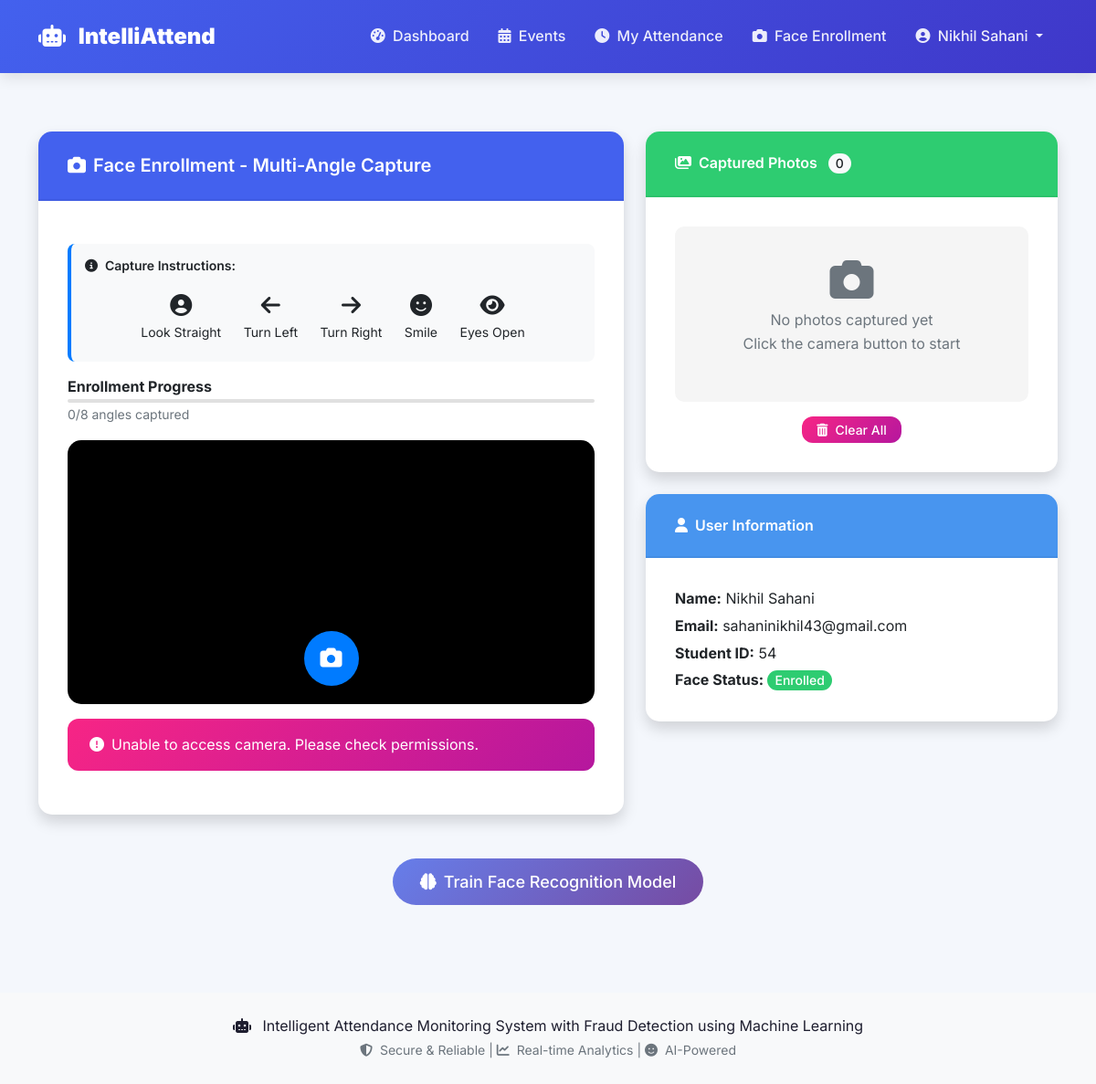
/face-enrollment/enhanced (signed in), run on the app's committed database.
### tables this page shows
CREATE TABLE "users" (
        id INTEGER PRIMARY KEY AUTOINCREMENT,
        name TEXT NOT NULL,
        moodle_id TEXT,
        email TEXT UNIQUE NOT NULL,
        password TEXT NOT NULL,
        aadhaar_number TEXT,
        student_id TEXT,
        phone_number TEXT,
        profile_pic TEXT,
        is_active INTEGER DEFAULT 1,
        verification_status TEXT,
        failed_login_attempts INTEGER DEFAULT 0,
        last_login DATETIME,
        created_at DATETIME DEFAULT CURRENT_TIMESTAMP,
        updated_at DATETIME DEFAULT CURRENT_TIMESTAMP,
        face_enrolled INTEGER DEFAULT 0,
        face_image_path TEXT,
        role TEXT DEFAULT 'user',
        verified INTEGER DEFAULT 0,
        id_verified INTEGER DEFAULT 0,
        verified_at DATETIME
    );

### backend/app_fixed.py (the view)
@app.route('/face-enrollment/enhanced')
@login_required
def enhanced_face_enrollment():
    if 'user_id' not in session:
        flash('Please login first', 'danger')
        return redirect(url_for('login'))
    conn = get_db_connection()
    try:
        user = conn.execute('SELECT id, name, email, student_id, face_enrolled FROM users WHERE id = ?',
                           (session['user_id'],)).fetchone()
        return render_template('enhanced_face_enrollment.html', user=dict(user))
    finally:
        conn.close()

### backend/app_fixed.py (called while the page is built)
@app.context_processor
def inject_now():
    return {'now': datetime.now}

def login_required(f):
    @wraps(f)
    def decorated_function(*args, **kwargs):
        if 'user_id' not in session and 'admin_id' not in session:
            flash('Please login first', 'warning')
            return redirect(url_for('login'))
        return f(*args, **kwargs)
    return decorated_function

def get_db_connection():
    conn = sqlite3.connect(app.config['DATABASE_PATH'])
    conn.row_factory = sqlite3.Row  # This enables column access by name
    return conn

### frontend/templates/enhanced_face_enrollment.html (shortened to what this page needs)
{% extends "base.html" %}
{% block content %}
<div class="container py-4">
    <div class="row">
        <div class="col-lg-7">
            <div class="card shadow">
                <div class="card-header bg-primary text-white">
                    <h4 class="mb-0">
                        <i class="fas fa-camera me-2"></i>Face Enrollment - Multi-Angle Capture
                    </h4>
                </div>
                <div class="card-body">
                    <div class="instruction-box">
                        <h6><i class="fas fa-info-circle me-2"></i>Capture Instructions:</h6>
                        <div class="text-center">
                            <div class="instruction-item">
                                <i class="fas fa-user-circle"></i>
                                <small>Look Straight</small>
                            </div>
                            <div class="instruction-item">
                                <i class="fas fa-arrow-left"></i>
                                <small>Turn Left</small>
                            </div>
                            <div class="instruction-item">
                                <i class="fas fa-arrow-right"></i>
                                <small>Turn Right</small>
                            </div>
                            <div class="instruction-item">
                                <i class="fas fa-smile"></i>
                                <small>Smile</small>
                            </div>
                            <div class="instruction-item">
                                <i class="fas fa-eye"></i>
                                <small>Eyes Open</small>
                            </div>
                        </div>
                    </div>
                    <div class="mb-3">
                        <label class="fw-bold">Enrollment Progress</label>
                        <div class="progress-indicator">
                        </div>
                        <small class="text-muted" id="progressText">0/8 angles captured</small>
                    </div>
                    <div class="camera-container">
                        <video id="video" autoplay playsinline></video>
                        <button class="capture-btn" id="captureBtn">
                            <i class="fas fa-camera"></i>
                        </button>
                    </div>
                    <div id="flashMessage" class="alert mt-3" style="display: none;"></div>
                </div>
            </div>
        </div>
        <div class="col-lg-5">
            <div class="card shadow">
                <div class="card-header bg-success text-white">
                    <h5 class="mb-0">
                        <i class="fas fa-images me-2"></i>Captured Photos
                        <span class="badge bg-light text-dark ms-2" id="photoCount">0</span>
                    </h5>
                </div>
                <div class="card-body">
                    <div class="photo-gallery" id="photoGallery">
                        <div class="text-center text-muted py-4">
                            <i class="fas fa-camera fa-3x mb-2"></i>
                            <p>No photos captured yet<br>Click the camera button to start</p>
                        </div>
                    </div>
                    <div class="mt-3 text-center">
                        <button class="btn btn-danger btn-sm" id="clearAllBtn" onclick="clearAllPhotos()">
                            <i class="fas fa-trash-alt me-2"></i>Clear All
                        </button>
                    </div>
                </div>
            </div>
            <div class="card shadow mt-3">
                <div class="card-header bg-info text-white">
                    <h5 class="mb-0">
                        <i class="fas fa-user me-2"></i>User Information
                    </h5>
                </div>
                <div class="card-body">
                    <p class="mb-1"><strong>Name:</strong> {{ user.name }}</p>
                    <p class="mb-1"><strong>Email:</strong> {{ user.email }}</p>
                    <p class="mb-1"><strong>Student ID:</strong> {{ user.student_id or 'Not set' }}</p>
                    <p class="mb-0"><strong>Face Status:</strong>
                        {% if user.face_enrolled %}
                            <span class="badge bg-success">Enrolled</span>
                        {% else %}
                            <span class="badge bg-warning">Not Enrolled</span>
                        {% endif %}
                    </p>
                </div>
            </div>
        </div>
    </div>
    <div class="row mt-4">
        <div class="col-12 text-center">
            <button class="btn btn-train btn-lg" id="trainBtn" onclick="trainModel()">
                <i class="fas fa-brain me-2"></i>Train Face Recognition Model
            </button>
        </div>
    </div>
</div>
{% endblock %}

### frontend/templates/base.html (shortened to what this page needs)
<!DOCTYPE html>
<html lang="en">
<head>
    <link href="https://cdn.jsdelivr.net/npm/bootstrap@5.3.0/dist/css/bootstrap.min.css" rel="stylesheet">
    <link rel="stylesheet" href="https://cdnjs.cloudflare.com/ajax/libs/font-awesome/6.4.0/css/all.min.css">
    <link rel="stylesheet" href="{{ url_for('static', filename='css/style.css') }}">
    <link rel="stylesheet" href="https://cdn.datatables.net/1.13.6/css/dataTables.bootstrap5.min.css">
</head>
<body>
    <nav class="navbar navbar-expand-lg navbar-dark bg-primary">
        <div class="container">
            <a class="navbar-brand" href="{{ url_for('home') }}">
                <i class="fas fa-robot me-2"></i>
                <strong>IntelliAttend</strong>
            </a>
            <div class="collapse navbar-collapse" id="navbarNav">
                <ul class="navbar-nav ms-auto">
                    {% if session.user_id %}
                        <li class="nav-item">
                            <a class="nav-link" href="{{ url_for('dashboard') }}">
                                <i class="fas fa-tachometer-alt me-1"></i> Dashboard
                            </a>
                        </li>
                        <li class="nav-item">
                            <a class="nav-link" href="{{ url_for('events') }}">
                                <i class="fas fa-calendar-alt me-1"></i> Events
                            </a>
                        </li>
                        <li class="nav-item">
                            <a class="nav-link" href="{{ url_for('my_attendance') }}">
                                <i class="fas fa-clock me-1"></i> My Attendance
                            </a>
                        </li>
                        <li class="nav-item">
                            <a class="nav-link" href="{{ url_for('enhanced_face_enrollment') }}">
                                <i class="fas fa-camera me-1"></i> Face Enrollment
                            </a>
                        </li>
                        <li class="nav-item dropdown">
                            <a class="nav-link dropdown-toggle" href="#" id="userDropdown" role="button" data-bs-toggle="dropdown">
                                <i class="fas fa-user-circle me-1"></i> {{ session.user_name }}
                            </a>
                        </li>
{% endif %}
                </ul>
            </div>
        </div>
    </nav>
    <main class="py-4">
        {% block content %}{% endblock %}
    </main>
    <footer class="bg-light py-4 mt-5">
        <div class="container text-center">
            <p class="mb-0">
                <i class="fas fa-robot me-2"></i>
                Intelligent Attendance Monitoring System with Fraud Detection using Machine Learning
            </p>
            <small class="text-muted">
                <i class="fas fa-shield-alt me-1"></i> Secure & Reliable |
                <i class="fas fa-chart-line me-1"></i> Real-time Analytics |
                <i class="fas fa-face-smile me-1"></i> AI-Powered
            </small>
        </div>
    </footer>
</body>
</html>

### frontend/static/css/style.css (style rules this page uses)
:root { --primary: #4361ee; --primary-dark: #3f37c9; --primary-light: #4895ef; --secondary: #4cc9f0; --success: #2ecc71; --danger: #f72585; --warning: #f8961e; --info: #4895ef; --dark: #1e1e2f; --light: #f8f9fa; --gray: #6c757d; --gradient-primary: linear-gradient(135deg, var(--primary), var(--primary-dark)); --gradient-success: linear-gradient(135deg, #2ecc71, #27ae60); --gradient-danger: linear-gradient(135deg, #f72585, #b5179e); --gradient-warning: linear-gradient(135deg, #f8961e, #f3722c); --gradient-info: linear-gradient(135deg, #4cc9f0, #4895ef); --shadow-sm: 0 2px 4px rgba(0,0,0,0.08); --shadow-md: 0 5px 15px rgba(0,0,0,0.1); --shadow-lg: 0 10px 25px rgba(0,0,0,0.15); --shadow-xl: 0 20px 40px rgba(0,0,0,0.2); --radius-sm: 8px; --radius-md: 12px; --radius-lg: 15px; --radius-xl: 20px; --radius-circle: 50%; --transition-fast: 0.2s ease; --transition-normal: 0.3s ease; --transition-slow: 0.5s ease; --spacing-xs: 0.25rem; --spacing-sm: 0.5rem; --spacing-md: 1rem; --spacing-lg: 1.5rem; --spacing-xl: 2rem; --spacing-xxl: 3rem; --font-xs: 0.75rem; --font-sm: 0.875rem; --font-md: 1rem; --font-lg: 1.25rem; --font-xl: 1.5rem; --font-xxl: 2rem; --font-display: 3rem; }
* { margin: 0; padding: 0; box-sizing: border-box; }
html { scroll-behavior: smooth; }
body { font-family: 'Inter', sans-serif; font-size: var(--font-md); line-height: 1.6; color: var(--dark); background-color: #f4f7fc; min-height: 100vh; display: flex; flex-direction: column; }
main { flex: 1; }
h1, h2, h3, h4, h5, h6 { font-weight: 600; line-height: 1.3; margin-bottom: var(--spacing-md); }
h4 { font-size: var(--font-lg); }
h5 { font-size: var(--font-md); }
h6 { font-size: var(--font-sm); }
a { color: var(--primary); text-decoration: none; transition: color var(--transition-fast); }
.navbar { background: var(--gradient-primary); box-shadow: var(--shadow-md); padding: var(--spacing-md) 0; }
.navbar-brand { font-weight: 700; font-size: var(--font-xl); color: white !important; }
.navbar-brand i { margin-right: var(--spacing-sm); }
.nav-link { color: rgba(255,255,255,0.9) !important; font-weight: 500; padding: var(--spacing-sm) var(--spacing-md) !important; border-radius: var(--radius-sm); transition: all var(--transition-fast); }
.nav-link i { margin-right: var(--spacing-xs); }
.card { border: none; border-radius: var(--radius-lg); box-shadow: var(--shadow-md); transition: transform var(--transition-normal), box-shadow var(--transition-normal); overflow: hidden; margin-bottom: var(--spacing-lg); }
.card-header { background: white; border-bottom: 2px solid rgba(0,0,0,0.05); padding: var(--spacing-lg) var(--spacing-xl); font-weight: 600; }
.card-body { padding: var(--spacing-xl); }
.btn { border-radius: var(--radius-md); padding: var(--spacing-sm) var(--spacing-lg); font-weight: 500; transition: all var(--transition-fast); border: none; }
.btn-danger { background: var(--gradient-danger); color: white; }
.btn-lg { padding: var(--spacing-md) var(--spacing-xl); font-size: var(--font-lg); }
.btn-sm { padding: var(--spacing-xs) var(--spacing-md); font-size: var(--font-sm); }
.badge { padding: var(--spacing-xs) var(--spacing-sm); border-radius: 20px; font-weight: 500; font-size: var(--font-sm); }
.alert { border: none; border-radius: var(--radius-md); padding: var(--spacing-md) var(--spacing-lg); margin-bottom: var(--spacing-md); }
.alert-danger { background: var(--gradient-danger); color: white; }
.text-muted { color: var(--gray) !important; }
.bg-primary { background-color: var(--primary) !important; }
.bg-success { background-color: var(--success) !important; }
.bg-info { background-color: var(--info) !important; }
.bg-light { background-color: var(--light) !important; }
@media (max-width: 1200px) { :root { --font-display: 2.5rem; --font-xxl: 1.75rem; } }

### data on the page
users: user_name "Nikhil Sahani", name "Nikhil Sahani", email "sahaninikhil43@gmail.com", student "54"
